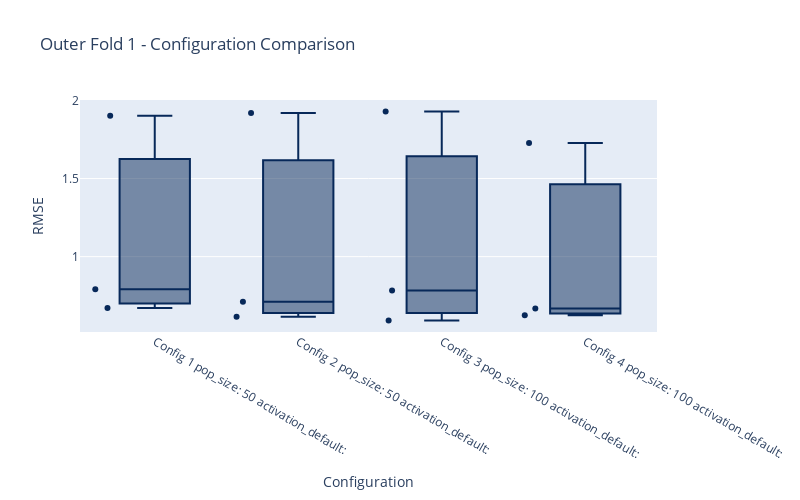
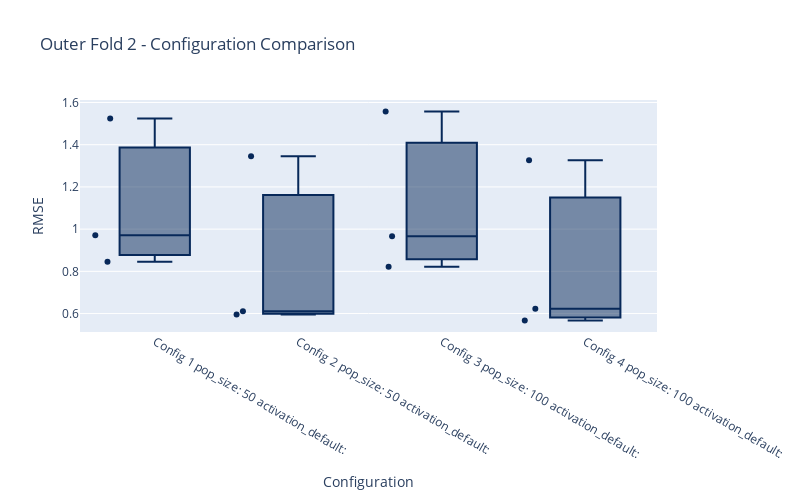

Here is the notebook cell these charts were saved with, in order:
### Code cell
# 3. Create Configuration Comparison Plots
def create_configuration_plots(df_results, best_models):
    # Get unique configurations
    unique_configs = df_results['config'].unique()
    config_dicts = [ast.literal_eval(conf) for conf in unique_configs]
    
    for fold_idx in df_results['outer_fold'].unique():
        df_fold = df_results[df_results['outer_fold'] == fold_idx].copy()
        
        # Create labels
        config_labels = {
            i: f"Config {i+1}\n" + "\n".join([f"{k}: {v}"[:20] for k, v in config_dicts[i].items()])
            for i in range(len(config_dicts))
        }
        df_fold['config_label'] = df_fold['config'].apply(
            lambda x: config_labels[list(unique_configs).index(x)])
        
        # Find best config
        best_config_str = json.dumps(best_models[fold_idx-1])
        best_mask = df_fold['config'] == best_config_str
        
        # Create plot
        fig = go.Figure()
        fig.add_trace(go.Box(
            x=df_fold['config_label'],
            y=df_fold['rmse'],
            boxpoints='all',
            jitter=0.3,
            marker_color='rgb(7,40,89)',
            line_color='rgb(7,40,89)'
        ))
        
        # Highlight best
        fig.add_trace(go.Scatter(
            x=df_fold[best_mask]['config_label'],
            y=df_fold[best_mask]['rmse'],
            mode='markers',
            marker=dict(color='red', size=10),
            name='Best Config'
        ))
        
        fig.update_layout(
            title=f'Outer Fold {fold_idx} - Configuration Comparison',
            yaxis_title='RMSE',
            xaxis_title='Configuration',
            width=800,
            height=500,
            showlegend=False
        )
        fig.show()

create_configuration_plots(df_results, best_models)

### Figure 1 — Plotly figure (JSON) as saved in the notebook; plotly's stock layout.template omitted (floating-point values rounded to 4 significant figures)
{"data": [{"boxpoints": "all", "jitter": 0.3, "line": {"color": "rgb(7,40,89)"}, "marker": {"color": "rgb(7,40,89)"}, "type": "box", "x": ["Config 1\npop_size: 50\nactivation_default: ", "Config 1\npop_size: 50\nactivation_default: ", "Config 1\npop_size: 50\nactivation_default: ", "Config 2\npop_size: 50\nactivation_default: ", "Config 2\npop_size: 50\nactivation_default: ", "Config 2\npop_size: 50\nactivation_default: ", "Config 3\npop_size: 100\nactivation_default: ", "Config 3\npop_size: 100\nactivation_default: ", "Config 3\npop_size: 100\nactivation_default: ", "Config 4\npop_size: 100\nactivation_default: ", "Config 4\npop_size: 100\nactivation_default: ", "Config 4\npop_size: 100\nactivation_default: "], "y": [1.903, 0.6705, 0.7912, 1.92, 0.7117, 0.6157, 1.929, 0.5918, 0.7828, 1.728, 0.6687, 0.6245]}, {"marker": {"color": "red", "size": 10}, "mode": "markers", "name": "Best Config", "type": "scatter", "x": [], "y": []}], "layout": {"height": 500, "showlegend": false, "title": {"text": "Outer Fold 1 - Configuration Comparison"}, "width": 800, "xaxis": {"title": {"text": "Configuration"}}, "yaxis": {"title": {"text": "RMSE"}}}}

### Figure 2 — Plotly figure (JSON) as saved in the notebook; plotly's stock layout.template omitted (floating-point values rounded to 4 significant figures)
{"data": [{"boxpoints": "all", "jitter": 0.3, "line": {"color": "rgb(7,40,89)"}, "marker": {"color": "rgb(7,40,89)"}, "type": "box", "x": ["Config 1\npop_size: 50\nactivation_default: ", "Config 1\npop_size: 50\nactivation_default: ", "Config 1\npop_size: 50\nactivation_default: ", "Config 2\npop_size: 50\nactivation_default: ", "Config 2\npop_size: 50\nactivation_default: ", "Config 2\npop_size: 50\nactivation_default: ", "Config 3\npop_size: 100\nactivation_default: ", "Config 3\npop_size: 100\nactivation_default: ", "Config 3\npop_size: 100\nactivation_default: ", "Config 4\npop_size: 100\nactivation_default: ", "Config 4\npop_size: 100\nactivation_default: ", "Config 4\npop_size: 100\nactivation_default: "], "y": [0.9712, 1.525, 0.8457, 0.6114, 1.345, 0.5953, 0.9664, 1.557, 0.8217, 0.6229, 1.326, 0.5676]}, {"marker": {"color": "red", "size": 10}, "mode": "markers", "name": "Best Config", "type": "scatter", "x": [], "y": []}], "layout": {"height": 500, "showlegend": false, "title": {"text": "Outer Fold 2 - Configuration Comparison"}, "width": 800, "xaxis": {"title": {"text": "Configuration"}}, "yaxis": {"title": {"text": "RMSE"}}}}
